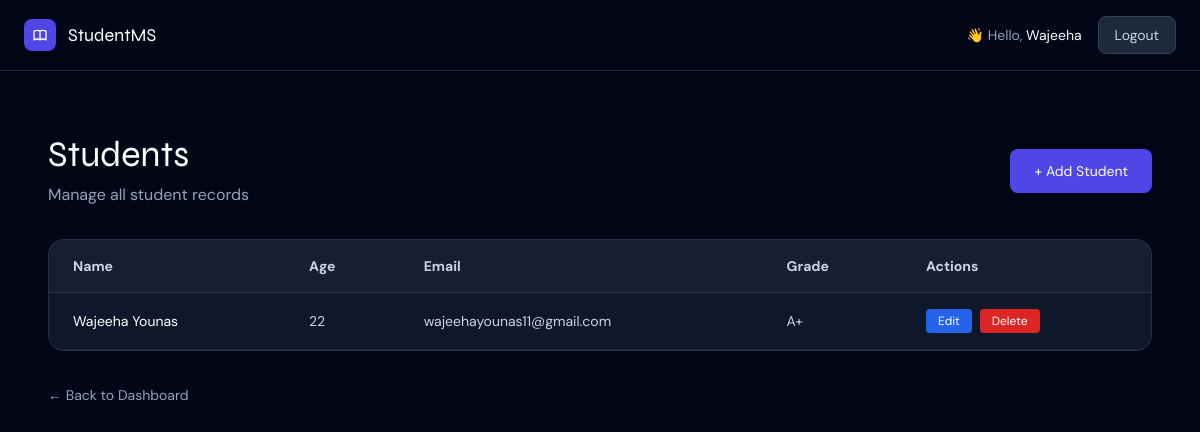
Before: /myapp/students/ (signed in) with the older database file.
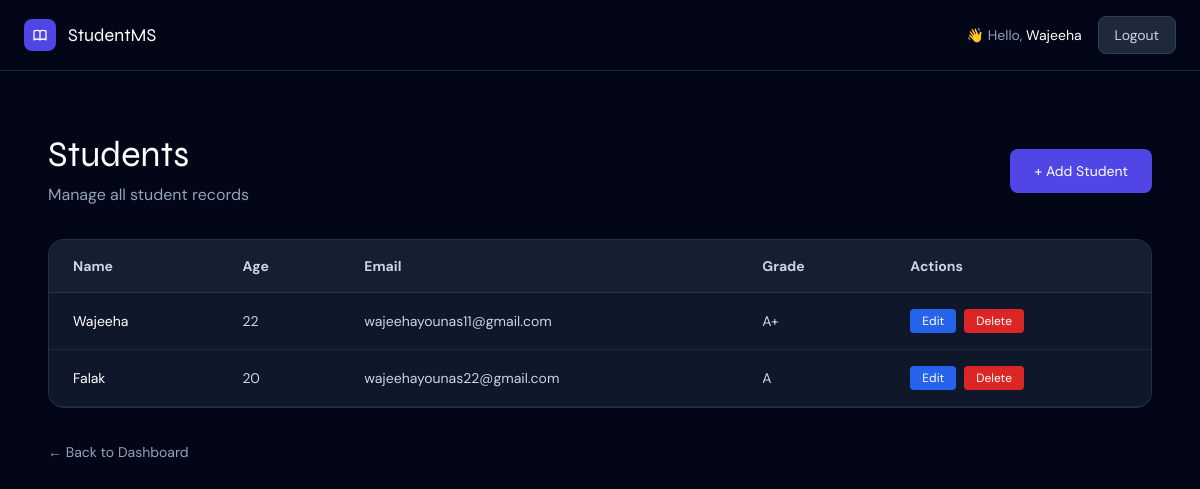
After: the same page with the newer database file.
### myapp/models.py (models this page shows, shortened)
class Student(models.Model):
    name=models.CharField(max_length=100)
    age=models.IntegerField()
    email=models.EmailField(unique=True)
    grade=models.CharField(max_length=10)

### myapp/views.py (the view)
# urls.py: path('students/', views.student_list, name='student_list'),
@login_required(login_url="myapp/login")
def student_list(request):
    students= Student.objects.all()
    return render(request,"myapp/studentlist.html",{"students":students})

### myapp/templates/myapp/studentlist.html (shortened to what this page needs)
<!DOCTYPE html>
<html lang="en">
<head>
  <script src="https://cdn.tailwindcss.com"></script>
</head>
<body class="min-h-screen bg-slate-950 text-white">
  <nav class="border-b border-slate-800 px-6 py-4 flex items-center justify-between">
    <div class="flex items-center gap-3">
      <div class="w-8 h-8 rounded-lg bg-indigo-600 flex items-center justify-center">
      </div>
      <span class="font-700 text-white text-lg" style="font-family:'Syne',sans-serif;">StudentMS</span>
    </div>
    <div class="flex items-center gap-4">
      <span class="text-slate-400 text-sm">👋 Hello, <span class="text-white font-500">{{ request.user.username }}</span></span>
      <a href="/myapp/logout/"
        class="text-sm bg-slate-800 hover:bg-slate-700 border border-slate-700 text-slate-300 px-4 py-2 rounded-lg transition-colors">
        Logout
      </a>
    </div>
  </nav>
  <main class="max-w-6xl mx-auto px-6 py-16">
    <div class="flex items-center justify-between mb-8">
      <div>
        <h1 class="text-4xl font-800 text-white mb-2">Students</h1>
        <p class="text-slate-400">Manage all student records</p>
      </div>
      <a href="/myapp/students/create/"
        class="bg-indigo-600 hover:bg-indigo-500 text-white px-6 py-3 rounded-lg text-sm font-600 transition-all">
        + Add Student
      </a>
    </div>
    {% if students %}
    <div class="bg-slate-900 border border-slate-700/60 rounded-2xl overflow-hidden">
      <table class="w-full">
        <thead class="border-b border-slate-700/60 bg-slate-800/50">
          <tr>
            <th class="px-6 py-4 text-left text-sm font-600 text-slate-300">Name</th>
            <th class="px-6 py-4 text-left text-sm font-600 text-slate-300">Age</th>
            <th class="px-6 py-4 text-left text-sm font-600 text-slate-300">Email</th>
            <th class="px-6 py-4 text-left text-sm font-600 text-slate-300">Grade</th>
            <th class="px-6 py-4 text-left text-sm font-600 text-slate-300">Actions</th>
          </tr>
        </thead>
        <tbody>
          {% for student in students %}
          <tr class="border-b border-slate-700/40 hover:bg-slate-800/30 transition-colors">
            <td class="px-6 py-4 text-sm text-white">{{ student.name }}</td>
            <td class="px-6 py-4 text-sm text-slate-300">{{ student.age }}</td>
            <td class="px-6 py-4 text-sm text-slate-300">{{ student.email }}</td>
            <td class="px-6 py-4 text-sm text-slate-300">{{ student.grade }}</td>
            <td class="px-6 py-4 text-sm flex gap-2">
              <a href="/myapp/students/update/{{ student.id }}/"
                class="bg-blue-600 hover:bg-blue-500 text-white px-3 py-1 rounded text-xs font-500 transition-colors">
                Edit
              </a>
              <a href="/myapp/students/delete/{{ student.id }}/"
                class="bg-red-600 hover:bg-red-500 text-white px-3 py-1 rounded text-xs font-500 transition-colors">
                Delete
              </a>
            </td>
          </tr>
          {% endfor %}
        </tbody>
      </table>
    </div>
    {% endif %}
    <div class="mt-8">
      <a href="/myapp/"
        class="text-slate-400 hover:text-white text-sm transition-colors">
        ← Back to Dashboard
      </a>
    </div>
  </main>
</body>
</html>

Changed rows visible on the page:
changed Student "wajeehayounas11@gmail.com": name "Wajeeha Younas" → "Wajeeha"
added Student: name "Falak", age "20", email "wajeehayounas22@gmail.com", grade "A"
